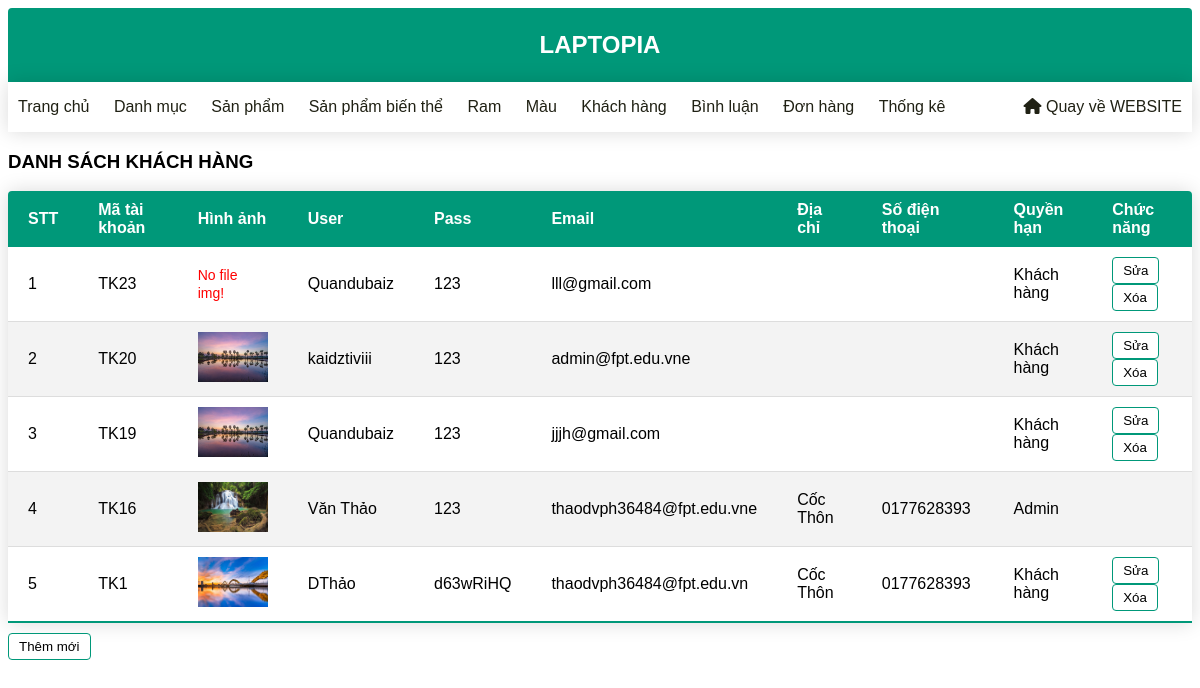
Page /admin/index.php?act=listtk (signed in) on the committed database.
### tables this page shows
CREATE TABLE `tai_khoan` (
  `id` int NOT NULL,
  `user` varchar(50) NOT NULL,
  `pass` varchar(50) NOT NULL,
  `img` varchar(255) DEFAULT NULL,
  `email` varchar(50) NOT NULL,
  `address` varchar(50) DEFAULT NULL,
  `tel` varchar(50) DEFAULT NULL,
  `role` int NOT NULL DEFAULT '0' COMMENT '0.Người dùng\r\n1.Admin'
);

### model/pdo.php (called while the page is built, shortened)
<?php
function pdo_get_connection(){
    $servername = "localhost";
    $username = "root";
    $password = "";
    try {
        $conn = new PDO("mysql:host=$servername;dbname=da1", $username, $password);
        $conn->setAttribute(PDO::ATTR_ERRMODE, PDO::ERRMODE_EXCEPTION);
        return $conn;
    } catch(PDOException $e) {
        echo "Connection failed: " . $e->getMessage();
    }
}
function pdo_query($sql){
    $sql_args=array_slice(func_get_args(),1);
    try{
        $conn=pdo_get_connection();
        $stmt=$conn->prepare($sql);
        $stmt->execute($sql_args);
        $rows=$stmt->fetchAll();
        return $rows;
    }
    catch(PDOException $e){
        throw $e;
    }
    finally{
        unset($conn);
    }
}
?>

### model/taikhoan.php (called while the page is built, shortened)
<?php
function loadall_taikhoan(){
    $sql = "SELECT * FROM tai_khoan order by id desc";
    $result = pdo_query($sql);
    return $result;
}
?>

### global.php (called while the page is built)
<?php
$image_path="../upload/";
?>

### admin/taikhoan/list.php (the view)
<div class="mb10">
    <h3>DANH SÁCH KHÁCH HÀNG</h3>
</div>
<div class="formcontent">
    <form action="index.php?act=addtk" method="post">
        <div class="mb10">
            <table class="mb10 content-table">
                <thead>
                    <tr>
                        <th>STT</th>
                        <th>Mã tài khoản</th>
                        <th>Hình ảnh</th>
                        <th>User</th>
                        <th>Pass</th>
                        <th>Email</th>
                        <th>Địa chỉ</th>
                        <th>Số điện thoại</th>
                        <th>Quyền hạn</th>
                        <th>Chức năng</th>
                    </tr>
                </thead>
                <tbody>
                    <?php foreach ($listtk as $key => $tk) : ?>
                        <tr>
                            <td><?php echo $key + 1 ?></td>
                            <td>TK<?php echo $tk['id'] ?></td>
                            <td>
                                <?php $img = $image_path . $tk['img'];
                                if (is_file($img)) : ?>
                                    <img src="<?php echo $img ?>" alt="" width="70px" height="50px">
                                <?php else : ?>
                                    <span style="color: red; font-size: 14px;">No file img!</span>
                                <?php endif ?>
                            </td>
                            <td><?php echo $tk['user'] ?></td>
                            <td><?php echo $tk['pass'] ?></td>
                            <td><?php echo $tk['email'] ?></td>
                            <td><?php echo $tk['address'] ?></td>
                            <td><?php echo $tk['tel'] ?></td>
                            <td>
                                <?php if ($tk['role'] == 0) : ?>
                                    Khách hàng
                                <?php else : ?>
                                    Admin
                                <?php endif ?>
                            </td>
                            <td>
                                <?php if ($tk['role'] != 1) : ?>
                                    <a href="?act=edittk&idtk=<?php echo $tk['id'] ?>"><input type="button" value="Sửa"></a>
                                    <a onclick="return confirm('Bạn có chắc chắn muốn xóa')" href="?act=deletetk&idtk=<?php echo $tk['id'] ?>"><input type="button" value="Xóa"></a>
                                <?php endif ?>
                            </td>
                        </tr>
                    <?php endforeach ?>
                </tbody>
            </table>
        </div>
        <a href="index.php?act=addtk"><input type="button" value="Thêm mới"></a>
    </form>
</div>

### css/admin.css (style rules this page uses)
* { box-sizing: border-box; font-family: 'Tahoma', Geneva, Verdana, sans-serif; }
.mb10 { margin-bottom: 10px; }
.content-table { width: 100%; border-collapse: collapse; border-radius: 4px 4px 0 0; overflow: hidden; box-shadow: 0 0 20px rgba(0, 0, 0, 0.15); }
.content-table thead tr { background-color: #009879; color: #fff; text-align: left; font-weight: bold; }
.content-table td, .content-table th { padding: 10px 20px; }
.content-table tbody tr { border-bottom: 1px solid #dddddd; }
.content-table tbody tr:nth-of-type(even) { background-color: #f3f3f3; }
.content-table tbody tr:last-of-type { border-bottom: 2px solid #009879; }
.formcontent input[type="submit"], .formcontent input[type="reset"], .formcontent input[type="button"] { border: 1px solid #009879; border-radius: 4px; padding: 5px 10px; background-color: white; }

### rows in the picture
tai_khoan: id "23", shows "No file img!", user "Quandubaiz", pass "123", email "lll@gmail.com", role "Khách hàng"
tai_khoan: id "20", img (picture), user "kaidztiviii", pass "123", email "admin@fpt.edu.vne", role "Khách hàng"
tai_khoan: id "19", img (picture), user "Quandubaiz", pass "123", email "jjjh@gmail.com", role "Khách hàng"
tai_khoan: id "16", img (picture), user "Văn Thảo", pass "123", email "thaodvph36484@fpt.edu.vne", address "Cốc Thôn", tel "0177628393", role "Admin"
tai_khoan: id "1", img (picture), user "DThảo", pass "d63wRiHQ", email "thaodvph36484@fpt.edu.vn", address "Cốc Thôn", tel "0177628393", role "Khách hàng"
